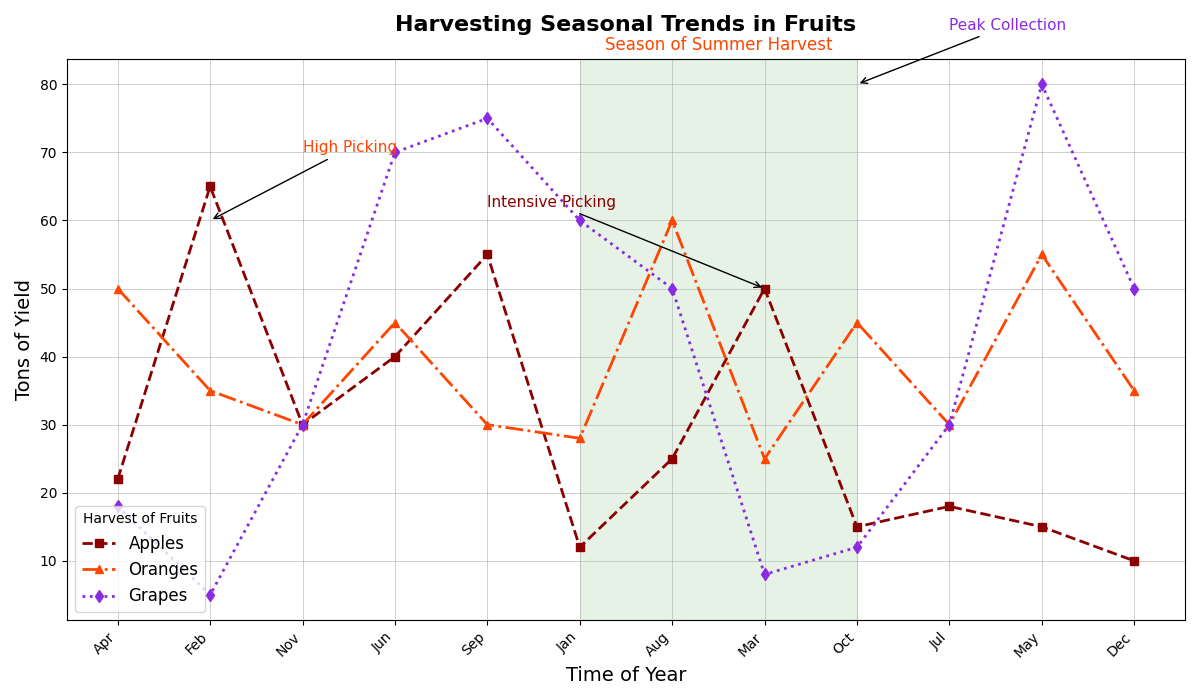

This figure's Python source:
import matplotlib.pyplot as plt
import numpy as np

months = np.arange(1, 13)
month_names = ['Apr', 'Feb', 'Nov', 'Jun', 'Sep', 'Jan', 
               'Aug', 'Mar', 'Oct', 'Jul', 'May', 'Dec']

# Randomly altered yields
apples_yield = [22, 65, 30, 40, 55, 12, 25, 50, 15, 18, 15, 10]
oranges_yield = [50, 35, 30, 45, 30, 28, 60, 25, 45, 30, 55, 35]
grapes_yield = [18, 5, 30, 70, 75, 60, 50, 8, 12, 30, 80, 50]

fig, ax = plt.subplots(figsize=(12, 7))

ax.plot(months, apples_yield, marker='s', linestyle='--', color='#8B0000', label='Apples', linewidth=2)
ax.plot(months, oranges_yield, marker='^', linestyle='-.', color='#FF4500', label='Oranges', linewidth=2)
ax.plot(months, grapes_yield, marker='d', linestyle=':', color='#8A2BE2', label='Grapes', linewidth=2)

ax.set_title("Harvesting Seasonal Trends in Fruits", fontsize=16, fontweight='bold', pad=20)
ax.set_xlabel('Time of Year', fontsize=14)
ax.set_ylabel('Tons of Yield', fontsize=14)
ax.set_xticks(months)
ax.set_xticklabels(month_names, rotation=45, ha='right')

ax.legend(loc='lower left', title="Harvest of Fruits", fontsize=12)

ax.grid(linestyle='-', linewidth=0.6, alpha=0.7)

ax.annotate('Intensive Picking', xy=(8, 50), xytext=(5, 62),
            arrowprops=dict(facecolor='grey', arrowstyle='->'),
            fontsize=11, color='#8B0000')
ax.annotate('High Picking', xy=(2, 60), xytext=(3, 70),
            arrowprops=dict(facecolor='grey', arrowstyle='->'),
            fontsize=11, color='#FF4500')
ax.annotate('Peak Collection', xy=(9, 80), xytext=(10, 88),
            arrowprops=dict(facecolor='grey', arrowstyle='->'),
            fontsize=11, color='#8A2BE2')

ax.axvspan(6, 9, color='green', alpha=0.1)
ax.text(7.5, 85, 'Season of Summer Harvest', fontsize=12, color='#FF4500', ha='center')

plt.tight_layout()
plt.show()
